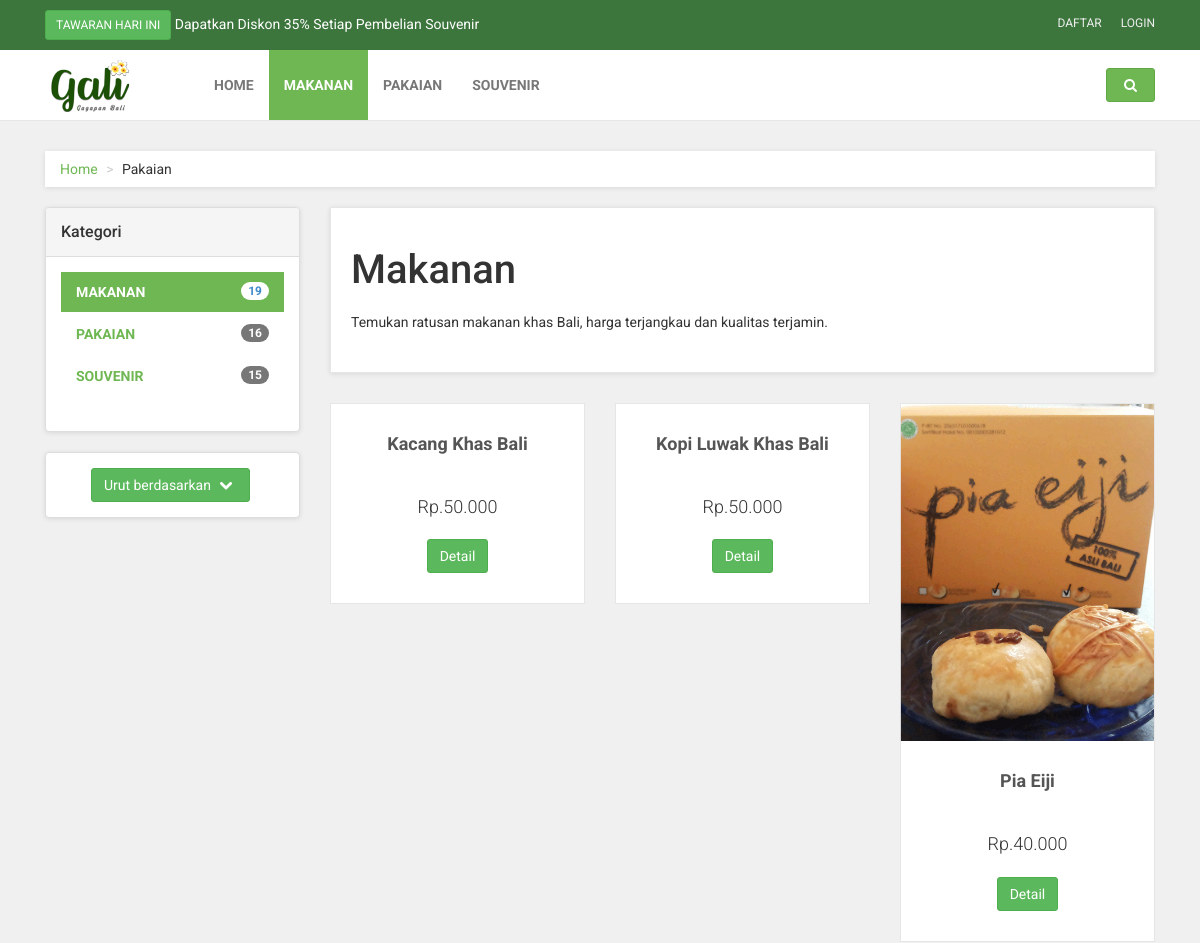
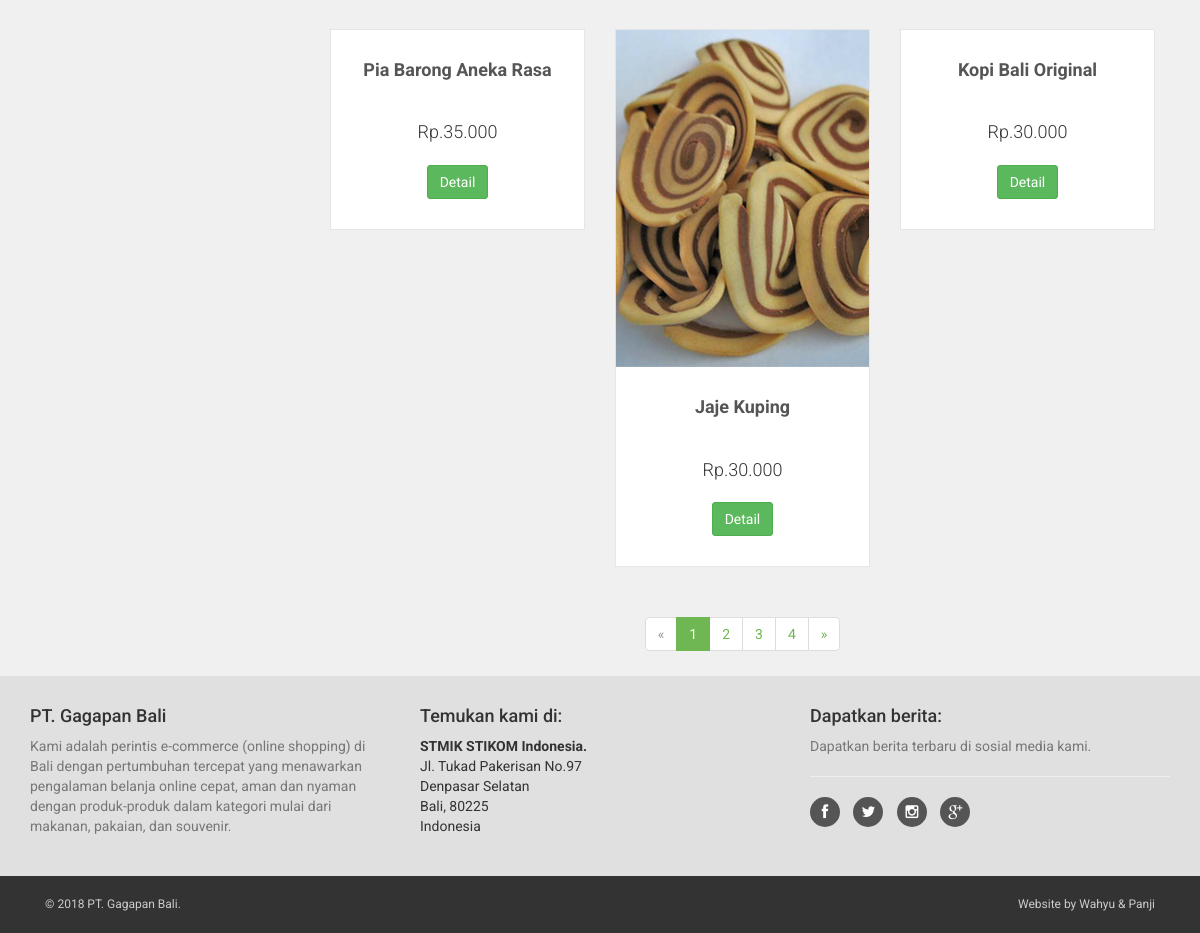
The app's page /category.php?halaman=1&produk_kategori=makanan&sort=harga_tertinggi with its own data (2 pictures, top to bottom).
### tables this page shows
CREATE TABLE `tb_produk` (
  `produk_id` varchar(10) NOT NULL,
  `kategori_id` varchar(6) NOT NULL,
  `produk_tgl` datetime NOT NULL,
  `produk_nama` varchar(50) NOT NULL,
  `produk_warna` varchar(10) NOT NULL,
  `produk_bahan` text NOT NULL,
  `produk_berat` decimal(4,2) NOT NULL,
  `produk_harga` double NOT NULL,
  `produk_deskripsi` text NOT NULL,
  `produk_gambar` varchar(100) NOT NULL
);

### controller/c_validasi.php (called while the page is built, shortened)
<?php
	function rupiah($uang){
		$format=number_format($uang,0,",",".");
		$rp="Rp.$format";
		return $rp;
	}
?>

### category.php (the view, shortened to what this page needs)
<!DOCTYPE html>
<html lang="en">
   <head>
      <?php
      require_once "view/v_head.php";
      require_once "controller/c_validasi.php";
      ?>
   </head>
   <body>
      <?php
         require_once "view/v_navbar.php";
         ?>
      <div id="all">
         <div id="content">
            <div class="container">
               <div class="col-md-12">
                  <ul class="breadcrumb">
                     <li><a href="#">Home</a>
                     </li>
                     <li>Pakaian</li>
                  </ul>
               </div>
               <div class="col-md-3">
                  <div class="panel panel-default sidebar-menu">
                     <div class="panel-heading">
                        <h3 class="panel-title">Kategori</h3>
                     </div>
                     <div class="panel-body">
                        <ul class="nav nav-pills nav-stacked category-menu">
                           <?php
                            require_once "view/v_sidebar.php";
                           ?>
                        </ul>
                     </div>
                  </div>
                   <div class="panel panel-default sidebar-menu">
                       <div class="panel-body">
                               <div class="col-lg-11 col-md-11">
                                   <div class="center dropdown">
                                       <button class="btn btn-success dropdown-toggle pull-right" type="button" data-toggle="dropdown">Urut berdasarkan&nbsp;<i class="fa fa-chevron-down"></i></button>
                                   </div>
                               </div>
                       </div>
                   </div>
               </div>
               <div class="col-md-9">
                  <div class="box">
                     <?php
                        if (@($_GET['produk_kategori'] == 'makanan')) {
                            echo "
                                <h1>Makanan</h1>
                                <p>Temukan ratusan makanan khas Bali, harga terjangkau dan kualitas terjamin.</p>
                            ";
                        }
                        elseif (@($_GET['produk_kategori'] == 'pakaian')) {
                            echo "
                                <h1>Pakaian</h1>
                                <p>Temukan ratusan pakaian khas Bali, harga terjangkau dan kualitas terjamin.</p>
                            ";
                        }
                        elseif (@($_GET['produk_kategori'] == 'souvenir')) {
                            echo "
                                <h1>Souvenir</h1>
                                <p>Temukan ratusan souvenir khas Bali, harga terjangkau dan kualitas terjamin.</p>
                            ";
                        }
                        ?>
                  </div>
                  <div class="row products">
                     <?php
                        if (@($_GET['produk_kategori'] == 'makanan')) {
                          if (@($_GET['sort']=='harga_terendah')) {
                           $query = mysqli_query($con, "SELECT * FROM tb_produk WHERE kategori_id='M01' ORDER BY produk_harga ASC LIMIT $posisi, $batas");
                          }
                          elseif (@($_GET['sort']=='harga_tertinggi')) {
                           $query = mysqli_query($con, "SELECT * FROM tb_produk WHERE kategori_id='M01' ORDER BY produk_harga DESC LIMIT $posisi, $batas");
                          }
                          elseif (@($_GET['sort']=='nama_ascending')) {
                           $query = mysqli_query($con, "SELECT * FROM tb_produk WHERE kategori_id='M01' ORDER BY produk_nama ASC LIMIT $posisi, $batas");
                          }
                          elseif (@($_GET['sort']=='nama_descending')) {
                           $query = mysqli_query($con, "SELECT * FROM tb_produk WHERE kategori_id='M01' ORDER BY produk_nama DESC LIMIT $posisi, $batas");
                          }
                          else {
                            $query = mysqli_query($con, "SELECT * FROM tb_produk WHERE kategori_id='M01' LIMIT $posisi, $batas");
                          }
                        $jumlah_data=mysqli_num_rows(mysqli_query($con, "SELECT * FROM tb_produk WHERE kategori_id='M01'"));
                        $jumlah_halaman=ceil($jumlah_data/$batas);
                        while ($data = mysqli_fetch_array($query)) {
                        echo "
                            <div class='col-md-4 col-sm-6'>
                                <div class='product'>
                                    <div class='flip-container'>
                                        <div class='flipper'>
                                            <div class='front'>
                                                <a href='detail.php?produk_kategori=".($_GET['produk_kategori'])."&produk_id=".$data['produk_id']."'>
                                                    <img src='assets/img_upload/produk/".$data['produk_gambar']."' alt='' class='img-responsive'>
                                                </a>
                                            </div>
                                            <div class='back'>
                                                <a href='detail.php?produk_kategori=".$_GET['produk_kategori']."&produk_id=".$data['produk_id']."'>
                                                    <img src='assets/img_upload/produk/".$data['produk_gambar']."' alt='' class='img-responsive'>
                                                </a>
                                            </div>
                                        </div>
                                    </div>
                                    <a href='detail.php?produk_kategori=".$_GET['produk_kategori']."&produk_id=".$data['produk_id']."' class='invisible'>
                                        <img src='assets/img_upload/produk/".$data['produk_gambar']."' alt='' class='img-responsive'>
                                    </a>
                                    <div class='text'>
                                        <h3><a href='detail.php?produk_kategori=".$_GET['produk_kategori']."&produk_id=".$data['produk_id']."'>".$data['produk_nama']."</a></h3>
                                        <p class='price'>".rupiah($data['produk_harga'])."</p>
                                        <p class='buttons'>
                                            <a href='detail.php?produk_kategori=".$_GET['produk_kategori']."&produk_id=".$data['produk_id']."' class='btn btn-success'>Detail</a>
                                        </p>
                                    </div>
                                </div>
                            </div>
                            "; }
                        }
                        ?>
                  </div>
                  <div class="pages">
                     <ul class="pagination">
                      <?php
                        $kategori=@$_GET['produk_kategori'];
                        $sort=@$_GET['sort'];
                        if ($halaman > 1) {
                          $prev = $halaman-1;
                          echo "
                            <li><a href='?halaman=$prev&produk_kategori=$kategori&sort=$sort'>&laquo;</a>
                            </li>
                          ";
                        }else{
                          echo"
                            <li class='disabled'><a href=''>&laquo;</a></li>
                          ";
                        }
                        for($i=1; $i <= $jumlah_halaman; $i++){
                            if($i != $halaman){
                            echo"<li> <a href='?halaman=$i&produk_kategori=$kategori&sort=$sort'>$i </a></li>";
                            }else{
                            echo "<li class='active'><a href=''> $i </a></li>";
                            }
                        }
                        if($halaman < $jumlah_halaman){
                          $next=$halaman+1;
                          echo "<li><a href='?halaman=$next&produk_kategori=$kategori&sort=$sort'> &raquo;</a></li>";
                        }else{
                          echo "<li class='disabled'><a href=''>&raquo;</a></li>";
                        }
                      ?>
                     </ul>
                  </div>
               </div>
            </div>
         </div>
         <?php
            require_once "view/v_footer.php";
            ?>
      </div>
   </body>
</html>

### records on screen
tb_produk: produk_nama "Kacang Khas Bali", produk_harga "Rp.50.000"
tb_produk: produk_nama "Kopi Luwak Khas Bali", produk_harga "Rp.50.000"
tb_produk: produk_gambar (picture), produk_nama "Pia Eiji", produk_harga "Rp.40.000"
tb_produk: produk_nama "Pia Barong Aneka Rasa", produk_harga "Rp.35.000"
tb_produk: produk_gambar (picture), produk_nama "Jaje Kuping", produk_harga "Rp.30.000"
tb_produk: produk_nama "Kopi Bali Original", produk_harga "Rp.30.000"

### other values on screen
$jumlah_produk_makanan "19"
$jumlah_produk_pakaian "16"
$jumlah_produk_souvenir "15"
